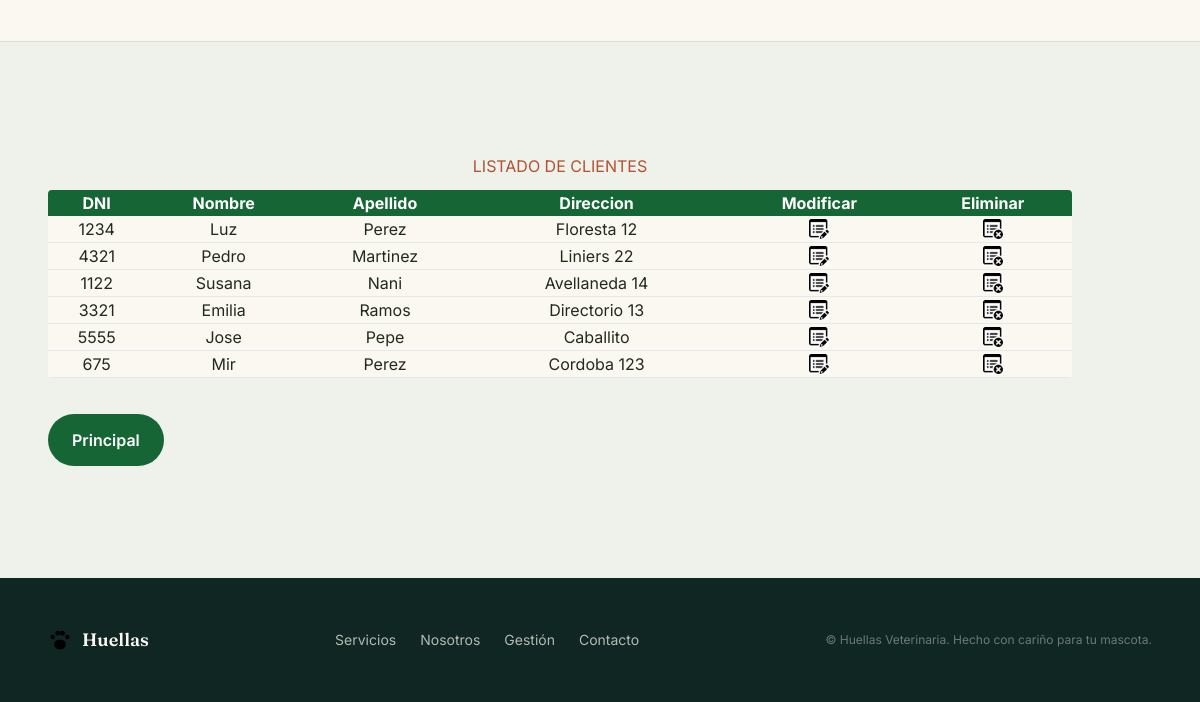
Before: /clientes (lower part) with the older database file.
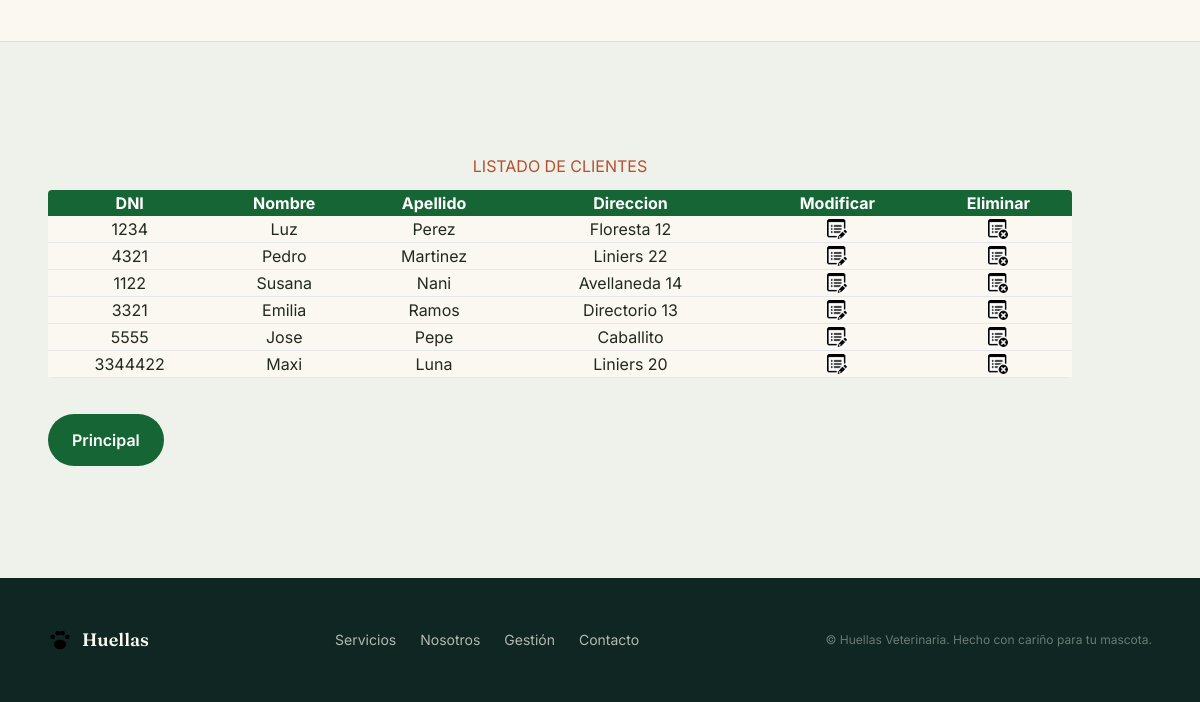
After: the same page with the newer database file.
### entidad/models.py (models this page shows, shortened)
class Cliente(models.Model):
    DNI = models.IntegerField("DNI", null=True, blank=True)
    nombre = models.CharField("Nombre", max_length=50)
    apellido = models.CharField("Apellido", max_length=20, blank=True)
    direccion = models.CharField("Direccion", max_length=50, blank=True)

### entidad/views.py (the view)
# urls.py: path('clientes', views.clientes, name='clientes'),
def clientes(request, template_name='entidad/clientes.html'):
    cliente_list = Cliente.objects.all()
    dato = {"clientes": cliente_list}
    return render(request, template_name, dato)  ## render(request, ruaDondeSeEncuentraElArchivoHTML, Diccionario)

### templates/entidad/clientes.html (shortened to what this page needs)
{% extends "base.html" %}
{% load static %}
{% block titulo_principal %} Listado de clientes {% endblock %}
{% block principal %}
        <table class="w-full bg-white rounded overflow-hidden">
            <thead class="bg-green-800 text-white">
                <tr>
                    <th>DNI</th>
                    <th>Nombre</th>
                    <th>Apellido</th>
                    <th>Direccion</th>
                    <th>Modificar</th>
                    <th>Eliminar</th>
                </tr>
            </thead>
            {% for cliente in clientes %}
                <tr class="text-center border-b bg-crema">
                    <td>{{ cliente.DNI }}</td>
                    <td>{{ cliente.nombre }}</td>
                    <td>{{ cliente.apellido }}</td>
                    <td>{{ cliente.direccion }}</td>
                    <td><a href='{% url "modificar_cliente" cliente.id %}'><img src="{% static 'img/ImageEditar.png' %}" class="block mx-auto w-5"></a></td>
                    <td><a href='{% url "eliminar_cliente" cliente.id %}'><img src="{% static 'img/ImageEliminar.png' %}" class="block mx-auto w-5"></a></td>
                </tr>
            {% endfor %}
        </table>
        <div>
          <div class="mt-9 flex flex-wrap gap-4">
            <a href='http://127.0.0.1:8000/' class="inline-flex items-center gap-2 bg-green-800 text-white font-semibold px-6 py-3.5 rounded-full hover:bg-green-600 transition-colors">
              Principal
            </a>
          </div>
        </div>
{% endblock %}

### templates/base.html (shortened to what this page needs)
<!DOCTYPE html>
{% load static %}
<html lang="es">
    <head>
        <script src="https://cdn.tailwindcss.com"></script>
        <link rel="stylesheet" href='{% static "css/styles.css" %}'>
    </head>
  <body>
<main id="contenido">
  <section id="nosotros" class="bg-crema py-20 lg:py-28 overflow-hidden">
  </section>
  <section id="gestion" class="bg-salvia py-20 lg:py-28 border-t border-pino/10">
    <div class="max-w-7xl mx-auto px-6 sm:px-10 lg:px-12">
        <div class="container">
            <h3 class="display-4 card text-terracotadk uppercase mb-3 text-center">{% block titulo_principal %}{% endblock %}</h3>
            {% block principal %}{% endblock %}
        </div>
    </div>
  </section>
</main>
    <footer class="bg-pinodark text-crema/70 py-12">
        <div class="max-w-7xl mx-auto px-6 sm:px-10 lg:px-12 flex flex-col sm:flex-row justify-between items-center gap-6">
            <div class="flex items-center gap-2.5">
                <svg class="w-6 h-6 text-terracota" aria-hidden="true"><use href="#i-paw"/></svg>
                <span class="font-display text-lg text-crema font-semibold">Huellas</span>
            </div>
            <nav class="flex flex-wrap justify-center gap-6 text-sm">
                <a href="#servicios" class="hover:text-crema transition-colors">Servicios</a>
                <a href="#nosotros" class="hover:text-crema transition-colors">Nosotros</a>
                <a href="#gestion" class="hover:text-crema transition-colors">Gestión</a>
                <a href="#contacto" class="hover:text-crema transition-colors">Contacto</a>
            </nav>
            <p class="text-xs text-crema/40">©  Huellas Veterinaria. Hecho con cariño para tu mascota.</p>
        </div>
    </footer>
    </body>
</html>

### static/css/styles.css (style rules this page uses)
html { scroll-behavior: smooth; }
body { font-family: 'Inter', sans-serif; background-color: #EEF2EA; color: #22291F; }

Changed rows visible on the page:
removed Cliente: DNI "675", nombre "Mir", apellido "Perez", direccion "Cordoba 123"
added Cliente: DNI "3344422", nombre "Maxi", apellido "Luna", direccion "Liniers 20"
